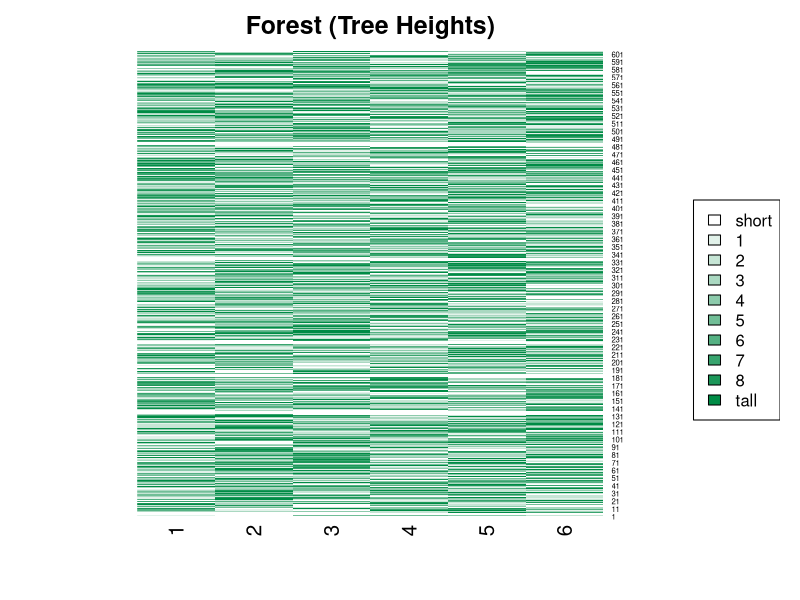
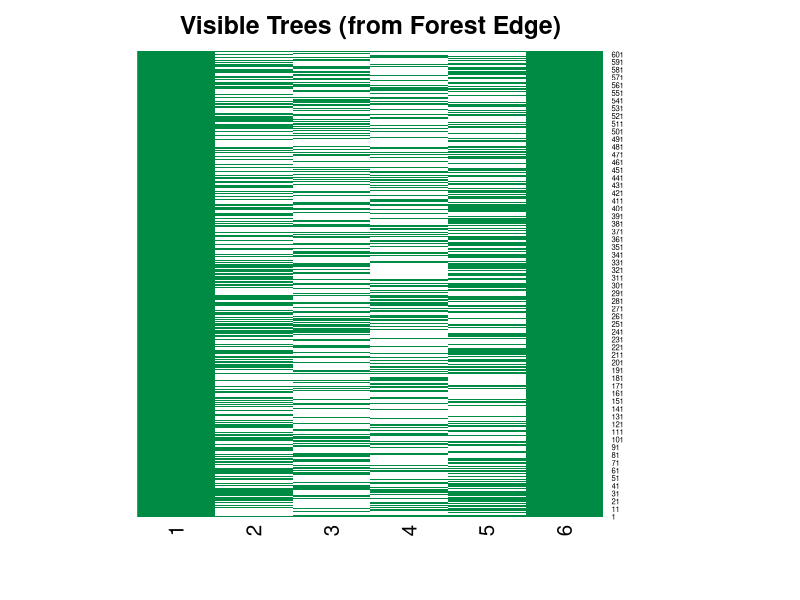
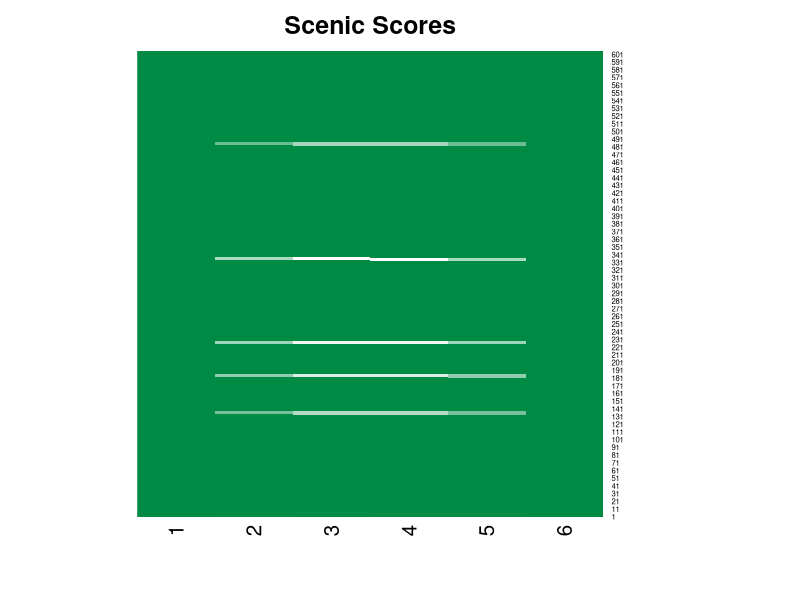

Here is the R script that generated these plots, in order:
#   ___               __  ___
#  |   \ __ _ _  _   /  \( _ )
#  | |) / _` | || | | () / _ \
#  |___/\__,_|\_, |  \__/\___/
#             |__/
#
# "Treetop Tree House"
#
# Given a matrix of "trees" (whose heights are the values), figure out how many
# trees are visible in total from the edge. A tree is visible as long as each
# tree between it and _another edge_ are shorter than it is. Consider rows/cols,
# but not diagonals.

lines <- scan("input.txt", what = "")
rows <- length(lines)
cols <- length(unlist(strsplit(lines[1], "")))
trees <- matrix(
  data = as.numeric(unlist(strsplit(lines, ""))),
  nrow = rows,
  ncol = cols,
  byrow = TRUE
)

is_visible <- function(r, c) {
  # What is the height of the tree at this address?
  t <- trees[r,c]

  # From each direction, what are the trees to `t` from the edge of the matrix
  # vX = "is this tree visible from X edge" (`t` is larger than everything between)
  e <- trees[r,][1:c-1]
  ve <- all(t > e)

  w <- rev(tail(trees[r,], -c))
  vw <- all(t > w)

  n <- trees[,c][1:r-1]
  vn <- all(t > n)

  s <- rev(tail(trees[,c], -r))
  vs <- all(t > s)

  # Is this tree visible from any edge?
  any(ve, vw, vn, vs)
}

# Wanted to do this:
# mapply(is_visible, seq(1, rows), seq(1, cols))
# but that only applied on [[1,1], [2,2], [3,3], ...] --> use outer() instead

# NOTE: outer() doesn't call the function for each combination of arguments, but
# instead _once_ on a vector of arguments, which is_visible() won't handle right.
# Using Vectorize() instead

# See https://www.rdocumentation.org/packages/base/versions/3.6.2/topics/Vectorize
# and https://stackoverflow.com/questions/15601359/an-error-in-r-when-i-try-to-apply-outer-function
visible <- outer(seq(1, rows), seq(1, cols), Vectorize(is_visible))

cat(sum(visible), "trees are visible from the edge of the forest.\n")
# Part One: 1546 trees are visible from the edge of the forest.


png("forest.png", width = 2000, height = 2000, bg = "white")
par(oma=c(0, 1, 1, 0))
par(mar=c(1, 1, 1, 1))
colors <- colorRampPalette(rev(c("springgreen4", "white")))
heatmap(
  trees,
  Rowv = NA, Colv = NA,
  col = colors(10),
  main = "Forest (Tree Heights)",
  scale = "none"
)
legend(x="right", legend=c("short", seq(1:8), "tall"), fill=colors(10))
x <- dev.off()

png("visible.png", width = 2000, height = 2000, bg = "white")
par(oma=c(0, 1, 1, 0))
colors <- colorRampPalette(rev(c("springgreen4", "white")))
heatmap(
  visible * 1,
  Rowv = NA, Colv = NA,
  col = colors(2),
  main = "Visible Trees (from Forest Edge)",
  scale = "none"
)
x <- dev.off()


#  ___          _     ___
# | _ \__ _ _ _| |_  |_  )
# |  _/ _` | '_|  _|  / /
# |_| \__,_|_|  \__| /___|
#
# Figure out which tree has the highest "scenic score," that is, a product of
# how many trees (N/W/S/E only) it can see, as defined "count every tree between
# X and an edge or the first taller tree."

scenic_score <- function(r, c) {
  # What is the height of the tree at this address?
  t <- trees[r,c]

  # X = In each direction, what are the trees from `t` to the edge of the matrix

  # bX = "how far away is the first tree blocking the view" or NA if the view
  # to the edge is unobstructed. I.e.:  bX is the number of trees visible in
  # that direction OR NA, in which case we should count every tree in X.

  # v[X] = "how many trees are visible in that direction" (which just resolves
  # the "bX || count 'em all" uncertainty) in a single vector to multiply later.

  e <- rev(trees[r,][1:c-1])
  be <- which(e >= t)[1]
  v <- as.vector(if (is.na(be)) length(e) else be)

  w <- tail(trees[r,], -c)
  bw <- which(w >= t)[1]
  v <- c(v, if (is.na(bw)) length(w) else bw)

  n <- rev(trees[,c][1:r-1])
  bn <- which(n >= t)[1]
  v <- c(v, if (is.na(bn)) length(n) else bn)

  s <- tail(trees[,c], -r)
  bs <- which(s >= t)[1]
  v <- c(v, if (is.na(bs)) length(s) else bs)

  # Is this tree visible from any edge?
  prod(v)
}

scenic <- outer(seq(1, rows), seq(1, cols), Vectorize(scenic_score))
max_score <- max(scenic)
where <- which(scenic == max_score, arr.ind = TRUE)
cat(max_score, "is the highest scenic score for any tree on the map.\n")
cat(sprintf("It is at row %d column %d.\n", where[1], where[2]))

# Part Two:
# 519064 is the highest scenic score for any tree on the map.
# It is at row 47 column 8.

png("scenic.png", width = 2000, height = 2000, bg = "white")
colors <- colorRampPalette(c("springgreen4", "white"))
par(oma=c(0, 1, 1, 0))
heatmap(
  scenic,
  Rowv = NA, Colv = NA,
  col = colors(100),
  main = "Scenic Scores",
  scale = "none"
)
x <- dev.off()
